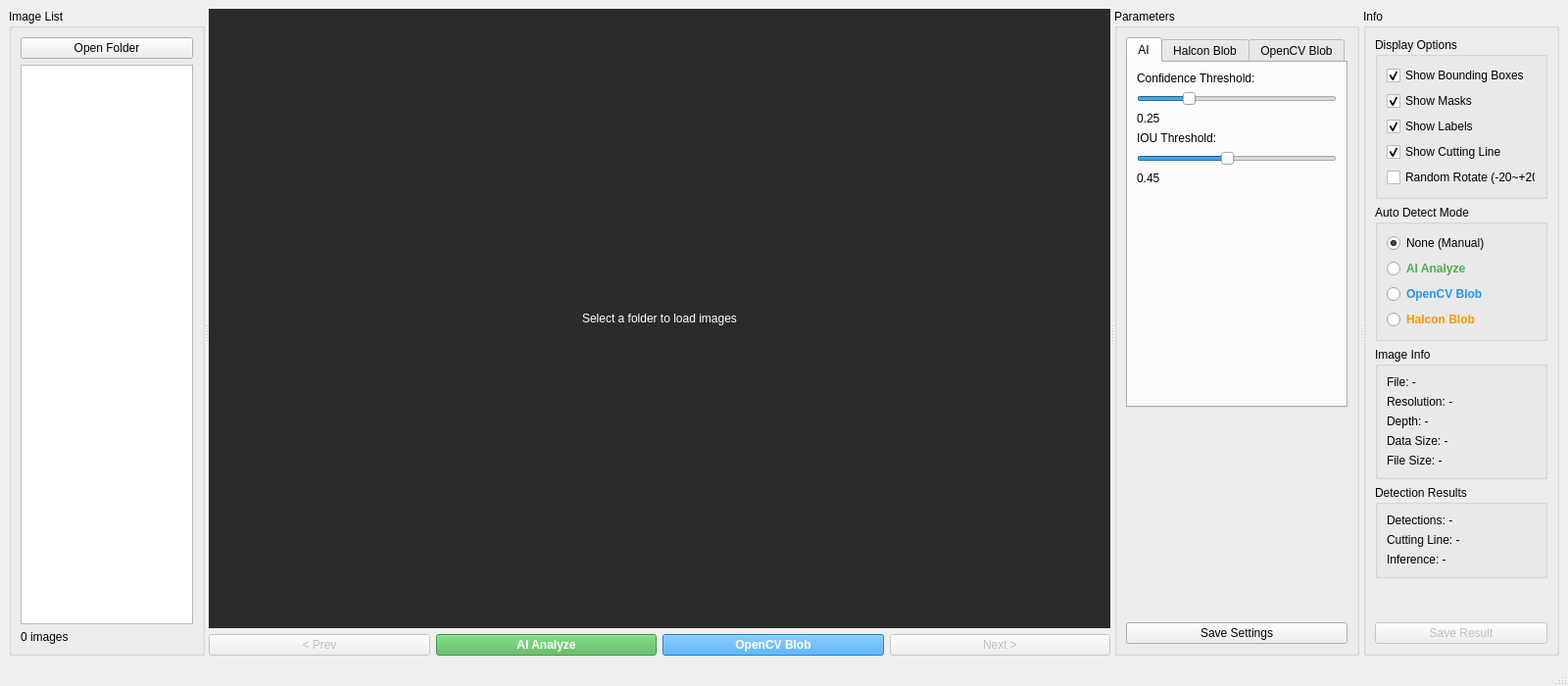
<?xml version="1.0" encoding="UTF-8"?>
<ui version="4.0">
 <class>MainWindow</class>
 <widget class="QMainWindow" name="MainWindow">
  <property name="geometry">
   <rect>
    <x>0</x>
    <y>0</y>
    <width>1600</width>
    <height>700</height>
   </rect>
  </property>
  <property name="windowTitle">
   <string>MLCC Index Detector</string>
  </property>
  <widget class="QWidget" name="centralwidget">
   <layout class="QHBoxLayout" name="horizontalLayout">
    <item>
     <widget class="QSplitter" name="splitter">
      <property name="orientation">
       <enum>Qt::Horizontal</enum>
      </property>
      <!-- Column 1: Image List -->
      <widget class="QGroupBox" name="groupBox_images">
       <property name="maximumSize">
        <size>
         <width>200</width>
         <height>16777215</height>
        </size>
       </property>
       <property name="title">
        <string>Image List</string>
       </property>
       <layout class="QVBoxLayout" name="verticalLayout_left">
        <item>
         <widget class="QPushButton" name="btn_open_folder">
          <property name="text">
           <string>Open Folder</string>
          </property>
         </widget>
        </item>
        <item>
         <widget class="QListWidget" name="listWidget_images"/>
        </item>
        <item>
         <widget class="QLabel" name="label_image_count">
          <property name="text">
           <string>0 images</string>
          </property>
         </widget>
        </item>
       </layout>
      </widget>
      <!-- Column 2: Image Viewer -->
      <widget class="QWidget" name="widget_center">
       <layout class="QVBoxLayout" name="verticalLayout_center">
        <item>
         <widget class="QLabel" name="label_image">
          <property name="minimumSize">
           <size>
            <width>640</width>
            <height>400</height>
           </size>
          </property>
          <property name="styleSheet">
           <string>background-color: #2b2b2b; color: white;</string>
          </property>
          <property name="text">
           <string>Select a folder to load images</string>
          </property>
          <property name="alignment">
           <set>Qt::AlignCenter</set>
          </property>
         </widget>
        </item>
        <item>
         <layout class="QHBoxLayout" name="horizontalLayout_nav">
          <item>
           <widget class="QPushButton" name="btn_prev">
            <property name="enabled">
             <bool>false</bool>
            </property>
            <property name="text">
             <string>&lt; Prev</string>
            </property>
           </widget>
          </item>
          <item>
           <widget class="QPushButton" name="btn_AI_analyze">
            <property name="enabled">
             <bool>false</bool>
            </property>
            <property name="styleSheet">
             <string>background-color: #4CAF50; color: white; font-weight: bold;</string>
            </property>
            <property name="text">
             <string>AI Analyze</string>
            </property>
           </widget>
          </item>
          <item>
           <widget class="QPushButton" name="btn_blob_analyze">
            <property name="enabled">
             <bool>false</bool>
            </property>
            <property name="styleSheet">
             <string>background-color: #2196F3; color: white; font-weight: bold;</string>
            </property>
            <property name="text">
             <string>OpenCV Blob</string>
            </property>
           </widget>
          </item>
          <item>
           <widget class="QPushButton" name="btn_next">
            <property name="enabled">
             <bool>false</bool>
            </property>
            <property name="text">
             <string>Next &gt;</string>
            </property>
           </widget>
          </item>
         </layout>
        </item>
       </layout>
      </widget>
      <!-- Column 3: Parameters (TabWidget) -->
      <widget class="QGroupBox" name="groupBox_controls">
       <property name="maximumSize">
        <size>
         <width>250</width>
         <height>16777215</height>
        </size>
       </property>
       <property name="title">
        <string>Parameters</string>
       </property>
       <layout class="QVBoxLayout" name="verticalLayout_right">
        <item>
         <widget class="QTabWidget" name="tabWidget_params">
          <property name="currentIndex">
           <number>0</number>
          </property>
          <!-- AI Tab -->
          <widget class="QWidget" name="tab_ai">
           <attribute name="title">
            <string>AI</string>
           </attribute>
           <layout class="QVBoxLayout" name="verticalLayout_ai">
            <item>
             <widget class="QLabel" name="label_conf">
              <property name="text">
               <string>Confidence Threshold:</string>
              </property>
             </widget>
            </item>
            <item>
             <widget class="QSlider" name="slider_conf">
              <property name="minimum">
               <number>1</number>
              </property>
              <property name="maximum">
               <number>99</number>
              </property>
              <property name="value">
               <number>25</number>
              </property>
              <property name="orientation">
               <enum>Qt::Horizontal</enum>
              </property>
             </widget>
            </item>
            <item>
             <widget class="QLabel" name="label_conf_value">
              <property name="text">
               <string>0.25</string>
              </property>
             </widget>
            </item>
            <item>
             <widget class="QLabel" name="label_iou">
              <property name="text">
               <string>IOU Threshold:</string>
              </property>
             </widget>
            </item>
            <item>
             <widget class="QSlider" name="slider_iou">
              <property name="minimum">
               <number>1</number>
              </property>
              <property name="maximum">
               <number>99</number>
              </property>
              <property name="value">
               <number>45</number>
              </property>
              <property name="orientation">
               <enum>Qt::Horizontal</enum>
              </property>
             </widget>
            </item>
            <item>
             <widget class="QLabel" name="label_iou_value">
              <property name="text">
               <string>0.45</string>
              </property>
             </widget>
            </item>
            <item>
             <spacer name="verticalSpacer_ai">
              <property name="orientation">
               <enum>Qt::Vertical</enum>
              </property>
              <property name="sizeHint" stdset="0">
               <size>
                <width>20</width>
                <height>10</height>
               </size>
              </property>
             </spacer>
            </item>
           </layout>
          </widget>
          <!-- Halcon Blob Tab -->
          <widget class="QWidget" name="tab_halcon_blob">
           <attribute name="title">
            <string>Halcon Blob</string>
           </attribute>
           <layout class="QVBoxLayout" name="verticalLayout_halcon_blob">
            <item>
             <widget class="QLabel" name="label_halcon_threshold">
              <property name="text">
               <string>Threshold:</string>
              </property>
             </widget>
            </item>
            <item>
             <widget class="QSlider" name="slider_halcon_threshold">
              <property name="minimum">
               <number>1</number>
              </property>
              <property name="maximum">
               <number>255</number>
              </property>
              <property name="value">
               <number>40</number>
              </property>
              <property name="orientation">
               <enum>Qt::Horizontal</enum>
              </property>
             </widget>
            </item>
            <item>
             <widget class="QLabel" name="label_halcon_threshold_value">
              <property name="text">
               <string>40</string>
              </property>
             </widget>
            </item>
            <item>
             <widget class="QLabel" name="label_halcon_min_area">
              <property name="text">
               <string>Min Area:</string>
              </property>
             </widget>
            </item>
            <item>
             <widget class="QSpinBox" name="spinBox_halcon_min_area">
              <property name="minimum">
               <number>100</number>
              </property>
              <property name="maximum">
               <number>50000</number>
              </property>
              <property name="singleStep">
               <number>500</number>
              </property>
              <property name="value">
               <number>3000</number>
              </property>
             </widget>
            </item>
            <item>
             <widget class="QLabel" name="label_halcon_max_area">
              <property name="text">
               <string>Max Area:</string>
              </property>
             </widget>
            </item>
            <item>
             <widget class="QSpinBox" name="spinBox_halcon_max_area">
              <property name="minimum">
               <number>1000</number>
              </property>
              <property name="maximum">
               <number>500000</number>
              </property>
              <property name="singleStep">
               <number>5000</number>
              </property>
              <property name="value">
               <number>100000</number>
              </property>
             </widget>
            </item>
            <item>
             <widget class="QCheckBox" name="checkBox_halcon_remove_cover">
              <property name="text">
               <string>Remove Cover</string>
              </property>
              <property name="checked">
               <bool>true</bool>
              </property>
             </widget>
            </item>
            <item>
             <widget class="QLabel" name="label_halcon_cover_size">
              <property name="text">
               <string>Cover Filter Size:</string>
              </property>
             </widget>
            </item>
            <item>
             <widget class="QSpinBox" name="spinBox_halcon_cover_size">
              <property name="minimum">
               <number>50</number>
              </property>
              <property name="maximum">
               <number>1000</number>
              </property>
              <property name="singleStep">
               <number>50</number>
              </property>
              <property name="value">
               <number>400</number>
              </property>
             </widget>
            </item>
            <item>
             <widget class="QPushButton" name="btn_show_binary">
              <property name="enabled">
               <bool>false</bool>
              </property>
              <property name="text">
               <string>Show Binary</string>
              </property>
             </widget>
            </item>
            <item>
             <widget class="QPushButton" name="btn_show_cover_removed">
              <property name="enabled">
               <bool>false</bool>
              </property>
              <property name="text">
               <string>Show Cover Removed</string>
              </property>
             </widget>
            </item>
            <item>
             <widget class="QPushButton" name="btn_show_projection">
              <property name="enabled">
               <bool>false</bool>
              </property>
              <property name="text">
               <string>Show Projection</string>
              </property>
             </widget>
            </item>
            <item>
             <spacer name="verticalSpacer_halcon_blob">
              <property name="orientation">
               <enum>Qt::Vertical</enum>
              </property>
              <property name="sizeHint" stdset="0">
               <size>
                <width>20</width>
                <height>10</height>
               </size>
              </property>
             </spacer>
            </item>
           </layout>
          </widget>
          <!-- OpenCV Blob Tab -->
          <widget class="QWidget" name="tab_opencv_blob">
           <attribute name="title">
            <string>OpenCV Blob</string>
           </attribute>
           <layout class="QVBoxLayout" name="verticalLayout_opencv_blob">
            <item>
             <widget class="QPushButton" name="btn_show_vertical_edge">
              <property name="enabled">
               <bool>false</bool>
              </property>
              <property name="text">
               <string>Show Vertical Edge</string>
              </property>
             </widget>
            </item>
            <item>
             <widget class="QPushButton" name="btn_show_hough_lines">
              <property name="enabled">
               <bool>false</bool>
              </property>
              <property name="text">
               <string>Hough Lines (-15~+15°)</string>
              </property>
             </widget>
            </item>
            <item>
             <widget class="QPushButton" name="btn_opencv_show_projection">
              <property name="enabled">
               <bool>false</bool>
              </property>
              <property name="text">
               <string>Show Projection (Raw)</string>
              </property>
             </widget>
            </item>
            <item>
             <widget class="QPushButton" name="btn_opencv_detect_index">
              <property name="enabled">
               <bool>false</bool>
              </property>
              <property name="styleSheet">
               <string>background-color: #FF9800; color: white; font-weight: bold;</string>
              </property>
              <property name="text">
               <string>Detect Index</string>
              </property>
             </widget>
            </item>
            <item>
             <spacer name="verticalSpacer_opencv_params">
              <property name="orientation">
               <enum>Qt::Vertical</enum>
              </property>
              <property name="sizeHint" stdset="0">
               <size>
                <width>20</width>
                <height>10</height>
               </size>
              </property>
             </spacer>
            </item>
            <item>
             <widget class="QLabel" name="label_learn_section">
              <property name="text">
               <string>--- Learning ---</string>
              </property>
              <property name="alignment">
               <set>Qt::AlignCenter</set>
              </property>
             </widget>
            </item>
            <item>
             <widget class="QPushButton" name="btn_learn">
              <property name="enabled">
               <bool>false</bool>
              </property>
              <property name="styleSheet">
               <string>background-color: #9C27B0; color: white; font-weight: bold;</string>
              </property>
              <property name="text">
               <string>Learn from Folder</string>
              </property>
             </widget>
            </item>
            <item>
             <widget class="QLabel" name="label_learn_status">
              <property name="text">
               <string>Not learned</string>
              </property>
              <property name="styleSheet">
               <string>color: gray; font-style: italic;</string>
              </property>
             </widget>
            </item>
            <item>
             <layout class="QHBoxLayout">
              <item>
               <widget class="QLabel" name="label_h_diff_threshold">
                <property name="text">
                 <string>H Diff Thr:</string>
                </property>
               </widget>
              </item>
              <item>
               <widget class="QSpinBox" name="spinBox_h_diff_threshold">
                <property name="minimum">
                 <number>0</number>
                </property>
                <property name="maximum">
                 <number>200</number>
                </property>
                <property name="value">
                 <number>50</number>
                </property>
               </widget>
              </item>
             </layout>
            </item>
            <item>
             <widget class="QLabel" name="label_index_params">
              <property name="text">
               <string>--- Index Parameters ---</string>
              </property>
              <property name="alignment">
               <set>Qt::AlignCenter</set>
              </property>
             </widget>
            </item>
            <item>
             <layout class="QHBoxLayout">
              <item>
               <widget class="QLabel" name="label_min_index_height">
                <property name="text">
                 <string>Min Height:</string>
                </property>
               </widget>
              </item>
              <item>
               <widget class="QSpinBox" name="spinBox_min_index_height">
                <property name="minimum">
                 <number>10</number>
                </property>
                <property name="maximum">
                 <number>500</number>
                </property>
                <property name="value">
                 <number>50</number>
                </property>
               </widget>
              </item>
             </layout>
            </item>
            <item>
             <layout class="QHBoxLayout">
              <item>
               <widget class="QLabel" name="label_max_index_height">
                <property name="text">
                 <string>Max Height:</string>
                </property>
               </widget>
              </item>
              <item>
               <widget class="QSpinBox" name="spinBox_max_index_height">
                <property name="minimum">
                 <number>10</number>
                </property>
                <property name="maximum">
                 <number>1000</number>
                </property>
                <property name="value">
                 <number>300</number>
                </property>
               </widget>
              </item>
             </layout>
            </item>
            <item>
             <layout class="QHBoxLayout">
              <item>
               <widget class="QLabel" name="label_index_pitch">
                <property name="text">
                 <string>Pitch (0=off):</string>
                </property>
               </widget>
              </item>
              <item>
               <widget class="QSpinBox" name="spinBox_index_pitch">
                <property name="minimum">
                 <number>0</number>
                </property>
                <property name="maximum">
                 <number>1000</number>
                </property>
                <property name="value">
                 <number>0</number>
                </property>
               </widget>
              </item>
             </layout>
            </item>
            <item>
             <spacer name="verticalSpacer_opencv_blob">
              <property name="orientation">
               <enum>Qt::Vertical</enum>
              </property>
              <property name="sizeHint" stdset="0">
               <size>
                <width>20</width>
                <height>10</height>
               </size>
              </property>
             </spacer>
            </item>
           </layout>
          </widget>
         </widget>
        </item>
        <item>
         <spacer name="verticalSpacer">
          <property name="orientation">
           <enum>Qt::Vertical</enum>
          </property>
          <property name="sizeHint" stdset="0">
           <size>
            <width>20</width>
            <height>10</height>
           </size>
          </property>
         </spacer>
        </item>
        <item>
         <widget class="QPushButton" name="btn_save_settings">
          <property name="text">
           <string>Save Settings</string>
          </property>
         </widget>
        </item>
       </layout>
      </widget>
      <!-- Column 4: Info Panel -->
      <widget class="QGroupBox" name="groupBox_info">
       <property name="maximumSize">
        <size>
         <width>200</width>
         <height>16777215</height>
        </size>
       </property>
       <property name="title">
        <string>Info</string>
       </property>
       <layout class="QVBoxLayout" name="verticalLayout_info_panel">
        <!-- Display Options -->
        <item>
         <widget class="QGroupBox" name="groupBox_display">
          <property name="title">
           <string>Display Options</string>
          </property>
          <layout class="QVBoxLayout" name="verticalLayout_display">
           <item>
            <widget class="QCheckBox" name="checkBox_boxes">
             <property name="text">
              <string>Show Bounding Boxes</string>
             </property>
             <property name="checked">
              <bool>true</bool>
             </property>
            </widget>
           </item>
           <item>
            <widget class="QCheckBox" name="checkBox_masks">
             <property name="text">
              <string>Show Masks</string>
             </property>
             <property name="checked">
              <bool>true</bool>
             </property>
            </widget>
           </item>
           <item>
            <widget class="QCheckBox" name="checkBox_labels">
             <property name="text">
              <string>Show Labels</string>
             </property>
             <property name="checked">
              <bool>true</bool>
             </property>
            </widget>
           </item>
           <item>
            <widget class="QCheckBox" name="checkBox_cutting_line">
             <property name="text">
              <string>Show Cutting Line</string>
             </property>
             <property name="checked">
              <bool>true</bool>
             </property>
            </widget>
           </item>
           <item>
            <widget class="QCheckBox" name="checkBox_random_rotate">
             <property name="text">
              <string>Random Rotate (-20~+20°)</string>
             </property>
             <property name="checked">
              <bool>false</bool>
             </property>
            </widget>
           </item>
          </layout>
         </widget>
        </item>
        <!-- Auto Detect Mode -->
        <item>
         <widget class="QGroupBox" name="groupBox_auto_detect">
          <property name="title">
           <string>Auto Detect Mode</string>
          </property>
          <layout class="QVBoxLayout" name="verticalLayout_auto">
           <item>
            <widget class="QRadioButton" name="radio_no_auto">
             <property name="text">
              <string>None (Manual)</string>
             </property>
             <property name="checked">
              <bool>true</bool>
             </property>
            </widget>
           </item>
           <item>
            <widget class="QRadioButton" name="radio_auto_ai">
             <property name="styleSheet">
              <string>color: #4CAF50; font-weight: bold;</string>
             </property>
             <property name="text">
              <string>AI Analyze</string>
             </property>
            </widget>
           </item>
           <item>
            <widget class="QRadioButton" name="radio_auto_blob">
             <property name="styleSheet">
              <string>color: #2196F3; font-weight: bold;</string>
             </property>
             <property name="text">
              <string>OpenCV Blob</string>
             </property>
            </widget>
           </item>
           <item>
            <widget class="QRadioButton" name="radio_auto_halcon">
             <property name="styleSheet">
              <string>color: #FF9800; font-weight: bold;</string>
             </property>
             <property name="text">
              <string>Halcon Blob</string>
             </property>
            </widget>
           </item>
          </layout>
         </widget>
        </item>
        <!-- Image Info -->
        <item>
         <widget class="QGroupBox" name="groupBox_image_info">
          <property name="title">
           <string>Image Info</string>
          </property>
          <layout class="QVBoxLayout" name="verticalLayout_info">
           <item>
            <widget class="QLabel" name="label_filename">
             <property name="text">
              <string>File: -</string>
             </property>
            </widget>
           </item>
           <item>
            <widget class="QLabel" name="label_resolution">
             <property name="text">
              <string>Resolution: -</string>
             </property>
            </widget>
           </item>
           <item>
            <widget class="QLabel" name="label_depth">
             <property name="text">
              <string>Depth: -</string>
             </property>
            </widget>
           </item>
           <item>
            <widget class="QLabel" name="label_data_size">
             <property name="text">
              <string>Data Size: -</string>
             </property>
            </widget>
           </item>
           <item>
            <widget class="QLabel" name="label_file_size">
             <property name="text">
              <string>File Size: -</string>
             </property>
            </widget>
           </item>
          </layout>
         </widget>
        </item>
        <!-- Detection Results -->
        <item>
         <widget class="QGroupBox" name="groupBox_results">
          <property name="title">
           <string>Detection Results</string>
          </property>
          <layout class="QVBoxLayout" name="verticalLayout_results">
           <item>
            <widget class="QLabel" name="label_detections">
             <property name="text">
              <string>Detections: -</string>
             </property>
            </widget>
           </item>
           <item>
            <widget class="QLabel" name="label_cutting_line">
             <property name="text">
              <string>Cutting Line: -</string>
             </property>
            </widget>
           </item>
           <item>
            <widget class="QLabel" name="label_inference_time">
             <property name="text">
              <string>Inference: -</string>
             </property>
            </widget>
           </item>
          </layout>
         </widget>
        </item>
        <!-- Spacer and Save Button -->
        <item>
         <spacer name="verticalSpacer_info">
          <property name="orientation">
           <enum>Qt::Vertical</enum>
          </property>
          <property name="sizeHint" stdset="0">
           <size>
            <width>20</width>
            <height>10</height>
           </size>
          </property>
         </spacer>
        </item>
        <item>
         <widget class="QPushButton" name="btn_save">
          <property name="enabled">
           <bool>false</bool>
          </property>
          <property name="text">
           <string>Save Result</string>
          </property>
         </widget>
        </item>
       </layout>
      </widget>
     </widget>
    </item>
   </layout>
  </widget>
  <widget class="QStatusBar" name="statusbar"/>
 </widget>
 <resources/>
 <connections/>
</ui>
